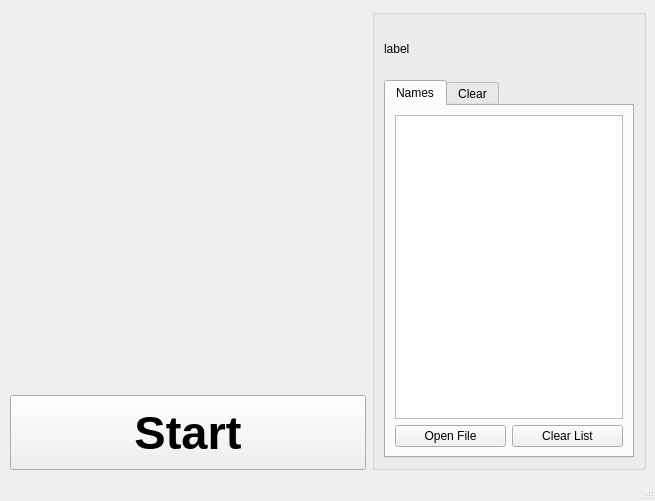
<?xml version="1.0" encoding="UTF-8"?>
<ui version="4.0">
 <class>MainWindow</class>
 <widget class="QMainWindow" name="MainWindow">
  <property name="geometry">
   <rect>
    <x>0</x>
    <y>0</y>
    <width>655</width>
    <height>501</height>
   </rect>
  </property>
  <property name="windowTitle">
   <string>MainWindow</string>
  </property>
  <property name="autoFillBackground">
   <bool>true</bool>
  </property>
  <widget class="QWidget" name="centralwidget">
   <layout class="QGridLayout" name="gridLayout_6">
    <item row="0" column="0">
     <layout class="QGridLayout" name="gridLayout_5">
      <item row="0" column="0">
       <layout class="QGridLayout" name="gridLayout">
        <item row="0" column="2">
         <widget class="AnalogGaugeWidget" name="widget" native="true">
          <property name="sizePolicy">
           <sizepolicy hsizetype="Expanding" vsizetype="Expanding">
            <horstretch>0</horstretch>
            <verstretch>0</verstretch>
           </sizepolicy>
          </property>
          <property name="minimumSize">
           <size>
            <width>350</width>
            <height>350</height>
           </size>
          </property>
         </widget>
        </item>
        <item row="2" column="2">
         <widget class="QPushButton" name="pushButton">
          <property name="minimumSize">
           <size>
            <width>0</width>
            <height>75</height>
           </size>
          </property>
          <property name="font">
           <font>
            <pointsize>35</pointsize>
            <weight>75</weight>
            <bold>true</bold>
           </font>
          </property>
          <property name="text">
           <string>Start</string>
          </property>
         </widget>
        </item>
        <item row="1" column="2">
         <spacer name="horizontalSpacer">
          <property name="orientation">
           <enum>Qt::Horizontal</enum>
          </property>
          <property name="sizeHint" stdset="0">
           <size>
            <width>40</width>
            <height>1</height>
           </size>
          </property>
         </spacer>
        </item>
        <item row="0" column="0">
         <spacer name="verticalSpacer">
          <property name="orientation">
           <enum>Qt::Vertical</enum>
          </property>
          <property name="sizeHint" stdset="0">
           <size>
            <width>1</width>
            <height>40</height>
           </size>
          </property>
         </spacer>
        </item>
       </layout>
      </item>
      <item row="0" column="1">
       <widget class="QGroupBox" name="groupBox">
        <property name="title">
         <string/>
        </property>
        <layout class="QGridLayout" name="gridLayout_4">
         <item row="0" column="0">
          <widget class="QLabel" name="label">
           <property name="minimumSize">
            <size>
             <width>250</width>
             <height>50</height>
            </size>
           </property>
           <property name="maximumSize">
            <size>
             <width>250</width>
             <height>50</height>
            </size>
           </property>
           <property name="text">
            <string>label</string>
           </property>
          </widget>
         </item>
         <item row="1" column="0">
          <widget class="QTabWidget" name="tabWidget">
           <property name="enabled">
            <bool>true</bool>
           </property>
           <property name="sizePolicy">
            <sizepolicy hsizetype="Minimum" vsizetype="Expanding">
             <horstretch>0</horstretch>
             <verstretch>0</verstretch>
            </sizepolicy>
           </property>
           <property name="maximumSize">
            <size>
             <width>250</width>
             <height>16777215</height>
            </size>
           </property>
           <property name="currentIndex">
            <number>0</number>
           </property>
           <widget class="QWidget" name="names">
            <attribute name="title">
             <string>Names</string>
            </attribute>
            <layout class="QGridLayout" name="gridLayout_3">
             <item row="1" column="0">
              <widget class="QPushButton" name="pushButton_openfile">
               <property name="text">
                <string>Open File</string>
               </property>
              </widget>
             </item>
             <item row="1" column="1">
              <widget class="QPushButton" name="pushButton_clear">
               <property name="maximumSize">
                <size>
                 <width>16000000</width>
                 <height>16777215</height>
                </size>
               </property>
               <property name="text">
                <string>Clear List</string>
               </property>
              </widget>
             </item>
             <item row="0" column="0" colspan="2">
              <widget class="QListWidget" name="name_list"/>
             </item>
            </layout>
           </widget>
           <widget class="QWidget" name="clear">
            <attribute name="title">
             <string>Clear</string>
            </attribute>
            <layout class="QGridLayout" name="gridLayout_2"/>
           </widget>
          </widget>
         </item>
        </layout>
       </widget>
      </item>
     </layout>
    </item>
   </layout>
  </widget>
  <widget class="QMenuBar" name="menubar">
   <property name="geometry">
    <rect>
     <x>0</x>
     <y>0</y>
     <width>655</width>
     <height>21</height>
    </rect>
   </property>
  </widget>
  <widget class="QStatusBar" name="statusbar"/>
 </widget>
 <customwidgets>
  <customwidget>
   <class>AnalogGaugeWidget</class>
   <extends>QWidget</extends>
   <header>analoggaugewidget</header>
   <container>1</container>
  </customwidget>
 </customwidgets>
 <resources/>
 <connections/>
</ui>
